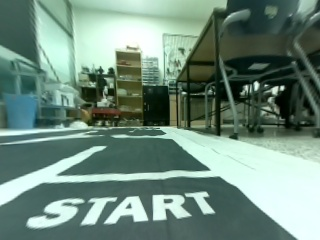
#> input picture 1125193134.jpg, 320 x 240 px
$ python undistort2.py ../1125193134.jpg   (older library calls are emulated)
#> lines starting #> are read from the running program, lines starting #| are printed output that depends on the picture
import cv2
import numpy as np
import sys

# You should replace these 3 lines with the output in calibration step
DIM=(320, 240)
K=np.array([[93.16858864610276, 0.0, 150.8535602775792], [0.0, 91.92373264897513, 146.22342371914382], [0.0, 0.0, 1.0]])
D=np.array([[0.14136243954038377], [0.29925561973923737], [-0.321789761587799], [0.11936916962615352]])

def undistort(img_path, balance=0.0, dim2=None, dim3=None):
#> called with img_path = '../1125193134.jpg', balance = 0
    img = cv2.imread(img_path)
#> img is the input picture: shape (240, 320, 3); mean B, G, R 125.4, 139, 111.4
    dim1 = img.shape[:2][::-1]  #dim1 is the dimension of input image to un-distort
#> dim1 = (320, 240)
    assert dim1[0]/dim1[1] == DIM[0]/DIM[1], "Image to undistort needs to have same aspect ratio as the ones used in calibration"
    if not dim2:
        dim2 = dim1
#> dim2 = (320, 240)
    if not dim3:
        dim3 = dim1
#> dim3 = (320, 240)
    scaled_K = K * dim1[0] / DIM[0]  # The values of K is to scale with image dimension.
    scaled_K[2][2] = 1.0  # Except that K[2][2] is always 1.0
    # This is how scaled_K, dim2 and balance are used to determine the final K used to un-distort image. OpenCV document failed to make this clear!
    new_K = cv2.fisheye.estimateNewCameraMatrixForUndistortRectify(scaled_K, D, dim2, np.eye(3), balance=balance)
    map1, map2 = cv2.fisheye.initUndistortRectifyMap(scaled_K, D, np.eye(3), new_K, dim3, cv2.CV_16SC2)
    undistorted_img = cv2.remap(img, map1, map2, interpolation=cv2.INTER_LINEAR, borderMode=cv2.BORDER_CONSTANT)
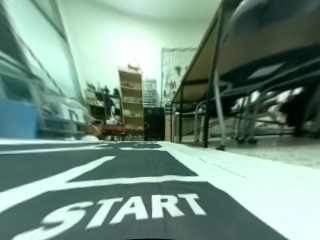
#> undistorted_img: shape (240, 320, 3); mean B, G, R 130, 143.9, 115.9
    cv2.imshow("undistorted", undistorted_img)
    cv2.waitKey(0)
    cv2.destroyAllWindows()
if __name__ == '__main__':
    for p in sys.argv[1:]:
        undistort(p)

$ run again, on 1125193218.jpg
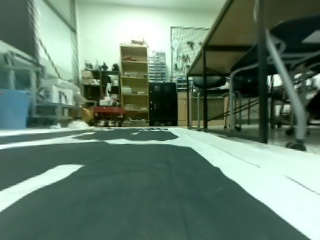
#> input picture 1125193218.jpg, 320 x 240 px
#> in undistort, img is the input picture: shape (240, 320, 3); mean B, G, R 108.9, 126, 101.2
#> in undistort, `undistorted_img = cv2.remap(img, map1, map2, interpolation=cv2.INTER_L..`:
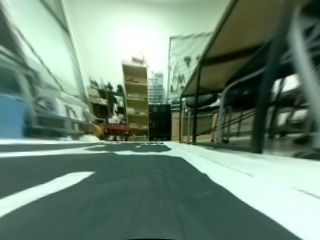
#> undistorted_img: shape (240, 320, 3); mean B, G, R 117.6, 135.3, 110.4

$ run again, on 1125193221.jpg
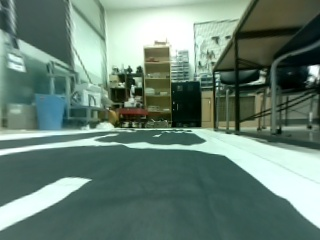
#> input picture 1125193221.jpg, 320 x 240 px
#> in undistort, img is the input picture: shape (240, 320, 3); mean B, G, R 115.7, 128.7, 103.4
#> in undistort, `undistorted_img = cv2.remap(img, map1, map2, interpolation=cv2.INTER_L..`:
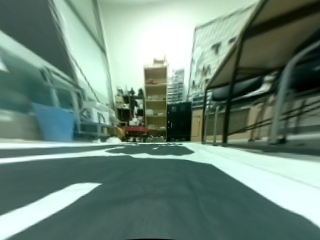
#> undistorted_img: shape (240, 320, 3); mean B, G, R 121.3, 134.7, 109.5

$ run again, on 1125193223.jpg
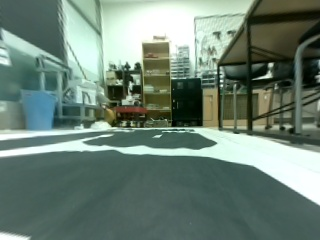
#> input picture 1125193223.jpg, 320 x 240 px
#> in undistort, img is the input picture: shape (240, 320, 3); mean B, G, R 116.6, 128.9, 108.3
#> in undistort, `undistorted_img = cv2.remap(img, map1, map2, interpolation=cv2.INTER_L..`:
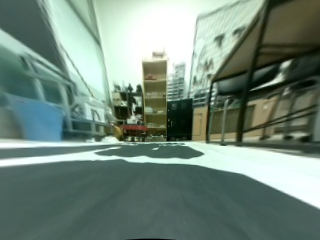
#> undistorted_img: shape (240, 320, 3); mean B, G, R 123.4, 135.6, 114.7
